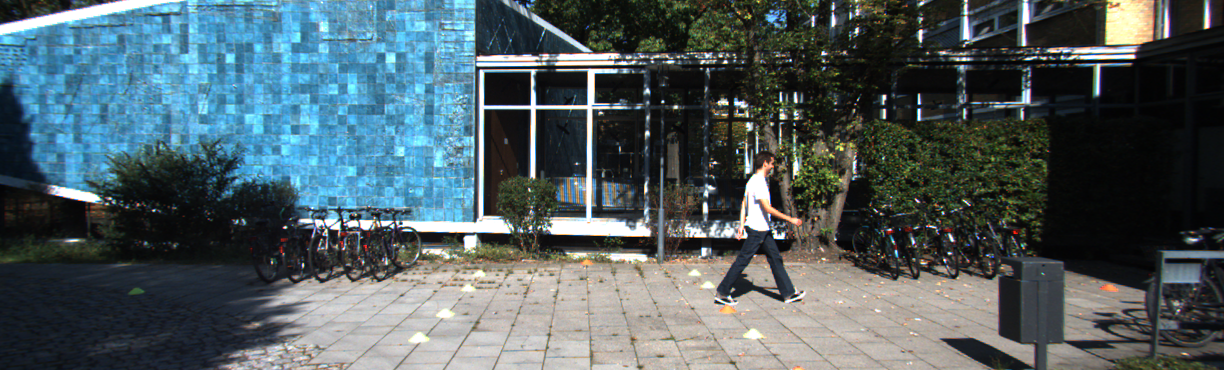
#> input picture scripts_aula/Transformacoes_2D_40_Independentes_Comentados/dados/frontal_kitti.png, 1224 x 370 px
$ python 06_rotacao_negativa.py
#> lines starting #> are read from the running program, lines starting #| are printed output that depends on the picture; long printed decimals are rounded
"""EXEMPLO 06 — Rotacoes opostas

OBJETIVO E CONTEXTO:
O programa compara rotações de menos 10 e mais 10 graus, imprimindo as respectivas matrizes e apresentando os resultados lado a lado. O objetivo é mostrar que a direção do giro depende do sinal do ângulo e da convenção adotada pelo OpenCV. Essa distinção é importante quando se simulam variações de pose de câmeras e quando as transformações precisam ser associadas corretamente a rótulos de direção.

COMO A IMPLEMENTACAO FUNCIONA:
Este codigo possui as proprias funcoes de leitura, transformacao e salvamento.
O fluxo parte das imagens fornecidas em dados/, prepara os parametros
matematicos necessarios, executa a operacao estudada, apresenta metricas
ou matrizes quando aplicavel e salva evidencias em saidas/06_rotacao_negativa/.
Cada etapa da funcao main() recebe comentarios proximos das instrucoes
correspondentes para permitir acompanhar a execucao linha a linha.

FUNDAMENTO E INTERPRETACAO:
comparar -10 graus e +10 graus em torno do mesmo centro.
Analise o resultado visual junto com a matriz ou os indicadores impressos:
uma transformacao correta exige coerencia das coordenadas, resolucao,
espaco de cores e rotulos associados aos dados.

IMPORTANCIA E CUIDADOS:
Na convencao de coordenadas de imagem, o sinal da rotacao merece atencao.

EXERCICIO PARA OS ALUNOS:
Verificar visualmente a direcao da inclinacao e interpretar os termos da matriz.

EXECUCAO:
python exemplos/06_rotacao_negativa.py
Nao e necessario executar os demais exemplos antes deste.
As dependencias externas sao cv2 e numpy; o exemplo de CNN
admite TensorFlow opcionalmente. As imagens ficam em dados/."""

import csv
import json
from pathlib import Path

import cv2
import numpy as np

# Resolucao robusta de caminhos: funciona ao executar a partir de qualquer pasta.
BASE = Path(__file__).resolve().parent.parent
DADOS = BASE / 'dados'
OUT = BASE / 'saidas'
OUT.mkdir(parents=True, exist_ok=True)

# Funcoes privativas deste arquivo. Nenhum modulo Python adicional do pacote e necessario.

def img(nome='frontal_kitti.png'):
    """Carrega uma imagem BGR da pasta dados. A leitura usa a raiz baseada em __file__,
    portanto o programa funciona independentemente do diretorio de trabalho.
    Lanca um erro compreensivel se a imagem nao estiver disponivel."""
#> called with nome = 'frontal_kitti.png'
    p = DADOS / nome
    x = cv2.imread(str(p))
#> x is the input picture: shape (370, 1224, 3); mean B, G, R 98.4, 93.8, 79.3
    if x is None:
        raise FileNotFoundError(p)
    return x

def save(exemplo, nome, x):
    """Cria a pasta deste exercicio e salva uma imagem com cv2.imwrite.
    Retorna o caminho e interrompe com erro se a gravacao falhar."""
    folder = OUT / exemplo
    folder.mkdir(parents=True, exist_ok=True)
    file = folder / nome
    if not cv2.imwrite(str(file), x):
        raise OSError(file)
    print('Salvo:', file)
    return file

def letterbox(x, shape=(224, 224), color=(114, 114, 114)):
    """Padroniza o tamanho sem alterar a proporcao da cena.
    Primeiro calcula escala=min(largura_destino/largura, altura_destino/altura).
    Redimensiona uniformemente e distribui o padding a esquerda/direita e topo/baixo.
    Retorna imagem, fator de escala e posicao do canto superior esquerdo do conteudo.
    A tupla shape segue a ordem (largura, altura), como as funcoes de resize do OpenCV."""
    dest_w, dest_h = shape
    h, w = x.shape[:2]
    escala = min(dest_w / w, dest_h / h)
    nw = max(1, int(round(w * escala)))
    nh = max(1, int(round(h * escala)))
    resized = cv2.resize(x, (nw, nh), interpolation=cv2.INTER_AREA if escala < 1 else cv2.INTER_LINEAR)
    pl = (dest_w - nw) // 2
    pt = (dest_h - nh) // 2
    pr = dest_w - nw - pl
    pb = dest_h - nh - pt
    y = cv2.copyMakeBorder(resized, pt, pb, pl, pr, cv2.BORDER_CONSTANT, value=color)
    return (y, escala, (pl, pt))

def panel(exemplo, nomes, images, cols=3):
    """Cria um painel comparativo para a aula sem janelas GUI.
    Cada imagem e convertida quando necessario de cinza a BGR, passa por letterbox
    para nao ser distorcida, e recebe legenda; o painel final e salvo no disco.
    Assim o mesmo codigo funciona em terminal, VS Code e Colab."""
    tw, th = (360, 220)
    cell_h = th + 38
    rows = (len(images) + cols - 1) // cols
    canvas = np.full((cell_h * rows, tw * cols, 3), 245, np.uint8)
    for j, (label, a) in enumerate(zip(nomes, images)):
        if a.ndim == 2:
            a = cv2.cvtColor(a, cv2.COLOR_GRAY2BGR)
        thumb, _, _ = letterbox(a, (tw, th), color=(30, 30, 30))
        y = j // cols * cell_h
        x = j % cols * tw
        canvas[y:y + th, x:x + tw] = thumb
        cv2.putText(canvas, label[:44], (x + 9, y + th + 25), cv2.FONT_HERSHEY_SIMPLEX, 0.55, (25, 36, 50), 1, cv2.LINE_AA)
    return save(exemplo, 'painel.png', canvas)

def rotate_zoom(x, angle=0, scale=1.0, border=cv2.BORDER_REFLECT_101):
    """Calcula rotacao e escala em torno do centro e aplica a transformacao.
    angle e medido em graus e scale e multiplicador (1 = tamanho constante).
    Devolve a imagem transformada e a matriz 2x3 para inspecao do estudante."""
#> called with angle = -10, scale = 1, border = 4
    h, w = x.shape[:2]
#> h = 370; w = 1224
    m = cv2.getRotationMatrix2D((w / 2, h / 2), angle, scale)
    return (cv2.warpAffine(x, m, (w, h), borderMode=border), m)

TAG = '06_rotacao_negativa'

# Fluxo principal explicado por etapas: execute e acompanhe a pasta saidas/.
def main():
    # Carrega a fotografia BGR original, usada como referencia para comparar antes e depois.
    a = img()

    # Constroi e aplica rotacao/escala em torno do centro; a matriz resultante descreve o
    # mapeamento geometrico.
    b, M1 = rotate_zoom(a, -10)
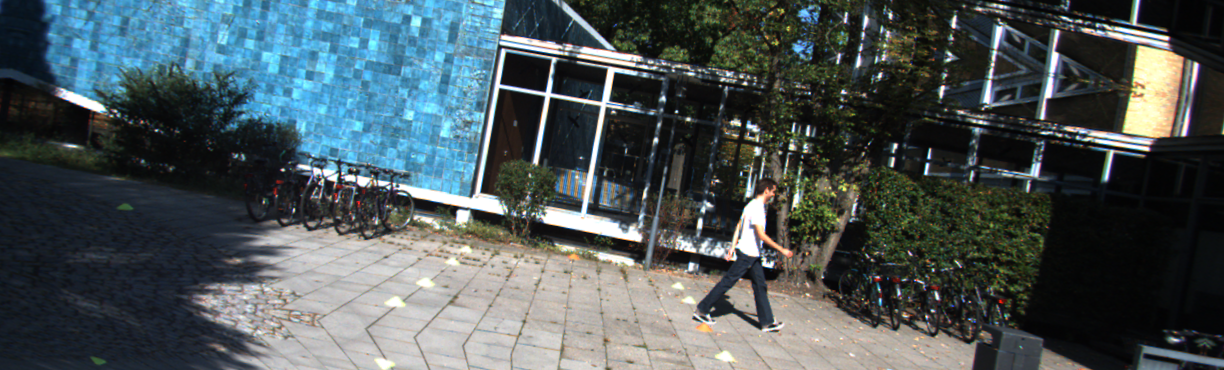
#> b: shape (370, 1224, 3); mean B, G, R 88.9, 86.4, 75.4
#> M1 = [[0.985, -0.174, 41.42], [0.174, 0.985, -103.5]]

    # Constroi e aplica rotacao/escala em torno do centro; a matriz resultante descreve o
    # mapeamento geometrico.
    c, M2 = rotate_zoom(a, +10)
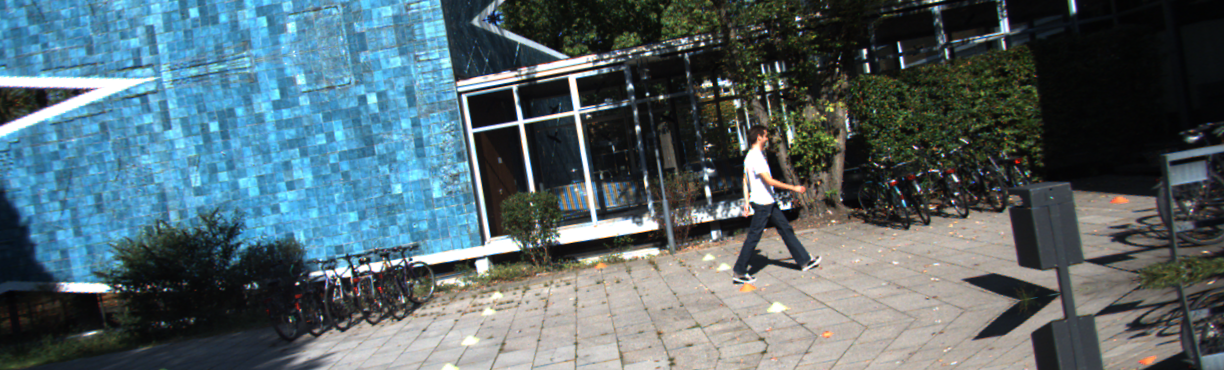
#> c: shape (370, 1224, 3); mean B, G, R 108.8, 102.4, 84.4
#> M2 = [[0.985, 0.174, -22.83], [-0.174, 0.985, 109.1]]

    # Apresenta no terminal os valores para conferencia e comparacao dos resultados.
    print('M(-10)=\n', M1, '\nM(+10)=\n', M2)
#| M(-10)=
#|  [[   0.9848   -0.1736   41.423]
#|  [   0.1736    0.9848 -103.462]]
#| M(+10)=
#|  [[  0.9848   0.1736 -22.827]
#|  [ -0.1736   0.9848 109.083]]

    # Reune original e transformacoes em um painel legendado, salvo em arquivo de imagem.
    panel(TAG, ['Original', '-10 graus', '+10 graus'], [a, b, c])
#> in panel, `rows = (len(images) + cols - 1) // cols`: rows = 1
#> in panel, `canvas = np.full((cell_h * rows, tw * cols, 3), 245, np.uint8)`: canvas: shape (258, 1080, 3); every value is 245
#> the loop in panel, `for j, (label, a) in enumerate(zip(nomes, images)):` made 3 passes
#> (label, x) on passes 1 to 3: ('Original', 0), ('-10 graus', 360), ('+10 graus', 720)
#> pass 1, in letterbox, `resized = cv2.resize(x, (nw, nh), interpolation=cv2.INTER_AREA if esca..`:
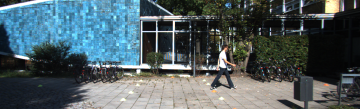
#> resized: shape (109, 360, 3); mean B, G, R 98.4, 93.8, 79.3
#> pass 1, in letterbox, `y = cv2.copyMakeBorder(resized, pt, pb, pl, pr, cv2.BORDER_CONSTANT, v..`:
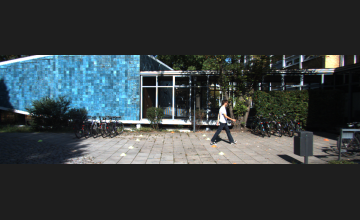
#> y: shape (220, 360, 3); mean B, G, R 63.9, 61.6, 54.4
#> pass 2, in letterbox (call 2), `resized = cv2.resize(x, (nw, nh), interpolation=cv2.INTER_AREA if esca..`:
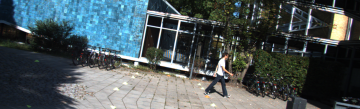
#> resized: shape (109, 360, 3); mean B, G, R 88.9, 86.4, 75.4
#> pass 2, in letterbox (call 2), `y = cv2.copyMakeBorder(resized, pt, pb, pl, pr, cv2.BORDER_CONSTANT, v..`:
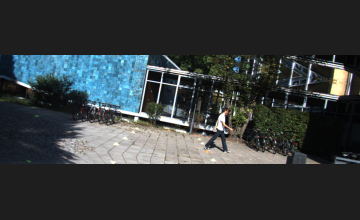
#> y: shape (220, 360, 3); mean B, G, R 59.2, 57.9, 52.5
#> after the loop in panel, `for j, (label, a) in enumerate(zip(nomes, images)):`:
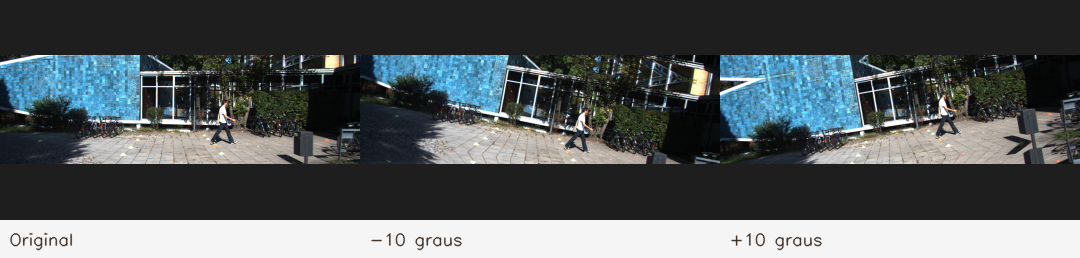
#> canvas: shape (258, 1080, 3); mean of channels 0, 1, 2 90.2, 88.3, 82.2; drawn as B, G, R

if __name__ == '__main__':
    main()

$ run again, with scripts_aula/Transformacoes_2D_40_Independentes_Comentados/dados/pista_udacity.png copied over scripts_aula/Transformacoes_2D_40_Independentes_Comentados/dados/frontal_kitti.png
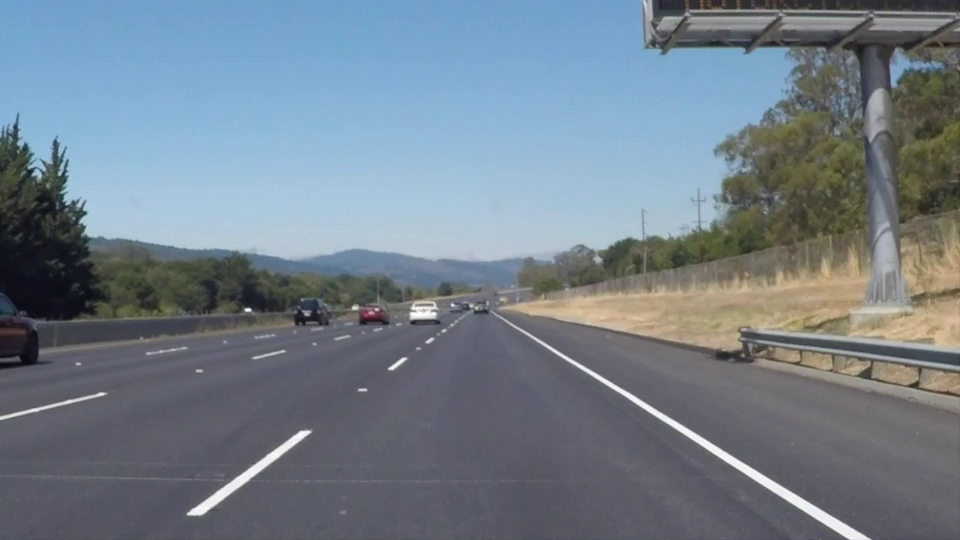
#> input picture scripts_aula/Transformacoes_2D_40_Independentes_Comentados/dados/pista_udacity.png, 960 x 540 px
#> in img, x is the input picture: shape (540, 960, 3); mean B, G, R 138.4, 127.2, 114.8
#> M1 = [[0.985, -0.174, 54.18], [0.174, 0.985, -79.25]]
#> M2 = [[0.985, 0.174, -39.59], [-0.174, 0.985, 87.45]]
#| M(-10)=
#|  [[  0.9848  -0.1736  54.177]
#|  [  0.1736   0.9848 -79.249]]
#| M(+10)=
#|  [[  0.9848   0.1736 -39.593]
#|  [ -0.1736   0.9848  87.453]]
#> rows = 1
#> the loop in panel, `for j, (label, a) in enumerate(zip(nomes, images)):` made 3 passes
#> (label, x) on passes 1 to 3: ('Original', 0), ('-10 graus', 360), ('+10 graus', 720)
#> pass 1, in letterbox, `y = cv2.copyMakeBorder(resized, pt, pb, pl, pr, cv2.BORDER_CONSTANT, v..`:
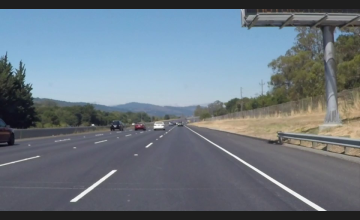
#> y: shape (220, 360, 3); mean B, G, R 129.6, 119.3, 107.8
#> after the loop in panel, `for j, (label, a) in enumerate(zip(nomes, images)):`:
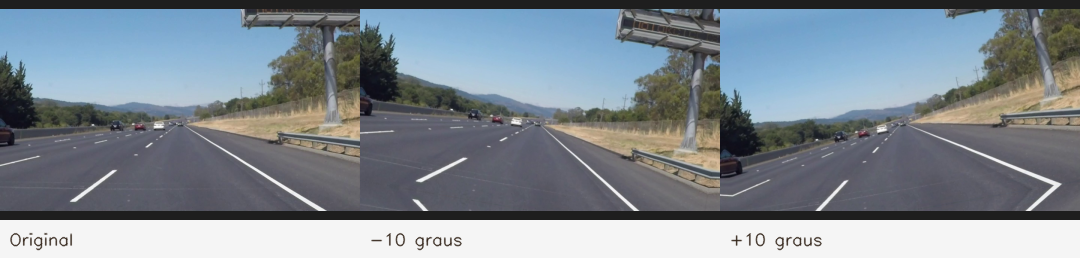
#> canvas: shape (258, 1080, 3); mean of channels 0, 1, 2 146, 137.3, 127.6; drawn as B, G, R
